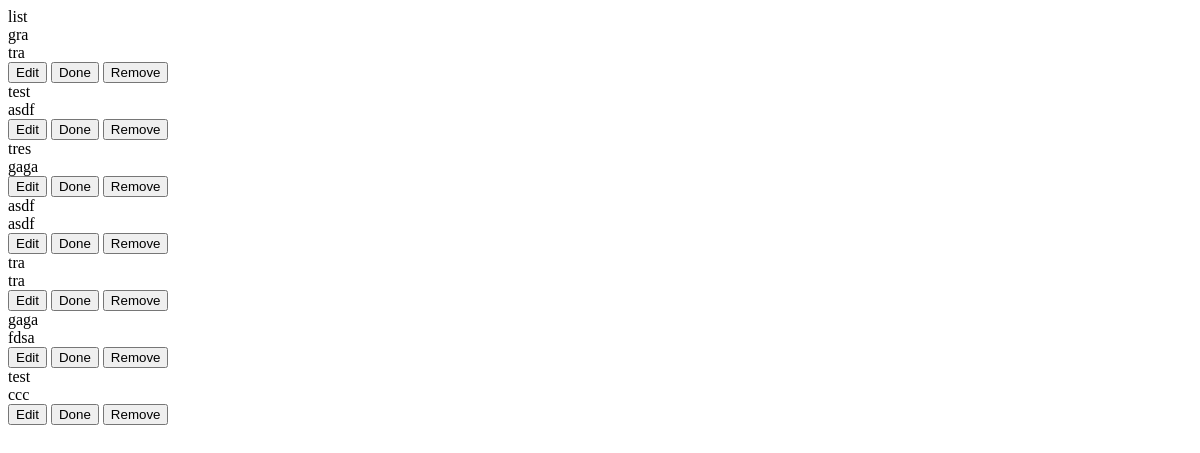
The page /list/tasks (signed in) on the database as committed earlier.
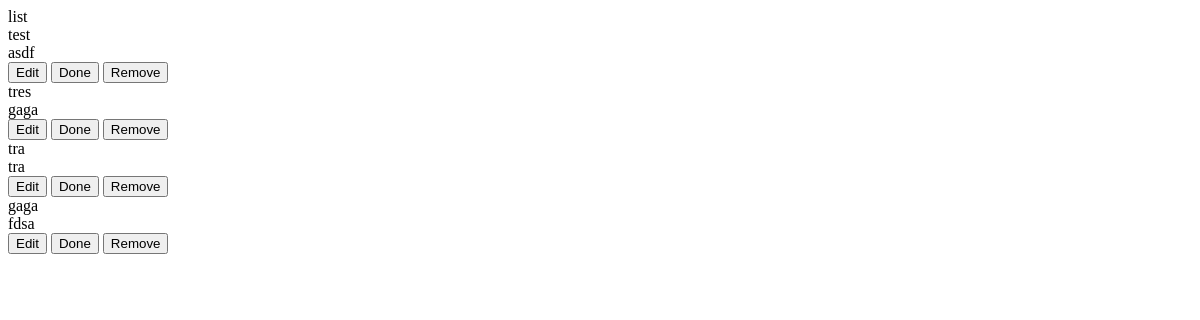
The same page on the database as committed later.
### models.py (models this page shows)
class Task(db.Model):
    __tablename__ = "tasks"
    id = db.Column(db.Integer, primary_key=True)
    user_id = db.Column(db.Integer, db.ForeignKey('users.id'), nullable=False)
    title = db.Column(db.String(100), nullable=False)
    content = db.Column(db.String(1000), nullable=False)
    created_at = db.Column(db.DateTime, nullable=False, default=datetime.utcnow)
    updated_at = db.Column(db.DateTime, nullable=False, default=datetime.utcnow, onupdate=datetime.utcnow)
    is_completed = db.Column(db.Boolean, default=False)

### routes.py (the view)
@app.route('/list/tasks')
@flask_login.login_required
def tasks():
    tasks = Task.query.filter_by(user_id=flask_login.current_user.id).order_by(Task.created_at.desc()).all()
    return flask.render_template("components/tasks.html", tasks=tasks)

### app.py (called while the page is built)
@login_manager.user_loader
def user_loader(id):
    return User.query.get(id)

### templates/components/tasks.html (shortened to what this page needs)
<div class="mt-5">
    <label class="label has-overflow-ellipsis has-text-info">list</label>
    <div class="list task-list-main">
        {% for task in tasks %}
            <div class="list-item box has-background-warning-light">
                {% if task["is_completed"] %}
                <div class="list-item-content list-item-done">
                {% else %}
                <div class="list-item-content">
                {% endif %}
                    <div class="list-item-title">{{ task["title"] }}</div>
                    <div class="list-item-description">{{ task["content"] }}</div>
                </div>
                <div class="list-item-controls">
                    <div class="buttons is-right">
                        {% if task["is_completed"] %}
                        <button class="button is-info"
                                hx-patch="/list/undone/{{ task['id'] }}"
                                hx-swap="innerHTML">
                        <span class="icon is-small">
                            <i class="fas fa-xmark"></i>
                        </span>
                        <span>Undone</span>
                        </button>
                        {% else %}
                        <button class="button is-info">
                        <span>Edit</span>
                        </button>
                        <button class="button is-info"
                                hx-patch="/list/done/{{ task['id'] }}"
                                hx-swap="innerHTML">
                        <span>Done</span>
                        </button>
                        {% endif %}
                        <button class="button is-danger"
                                hx-delete="/list/delete/{{ task['id'] }}"
                                hx-confirm="Are you sure you want to delete this task?"
                                hx-swap="innerHTML">
                        <span>Remove</span>
                        </button>
                    </div>
                </div>
            </div>
        {% else %}
            <div class="list-item">
                <div class="list-item-content">
                    <div class="list-item-description">you have no tasks created</div>
                </div>
            </div>
        {% endfor %}
    </div>
</div>

Rows that differ between the two databases and show on the page:
removed Task: title "gra", content "tra"
removed Task: title "asdf", content "asdf"
removed Task: title "test", content "ccc"
